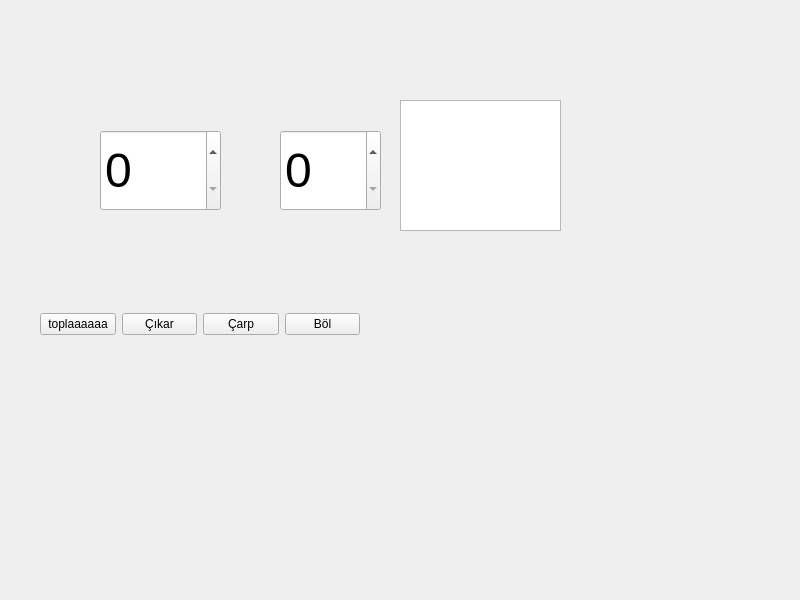
<?xml version="1.0" encoding="UTF-8"?>
<ui version="4.0">
 <class>Widget1</class>
 <widget class="QWidget" name="Widget1">
  <property name="geometry">
   <rect>
    <x>0</x>
    <y>0</y>
    <width>800</width>
    <height>600</height>
   </rect>
  </property>
  <property name="windowTitle">
   <string>Widget1</string>
  </property>
  <widget class="QTextBrowser" name="text3">
   <property name="geometry">
    <rect>
     <x>400</x>
     <y>100</y>
     <width>161</width>
     <height>131</height>
    </rect>
   </property>
   <property name="font">
    <font>
     <pointsize>48</pointsize>
    </font>
   </property>
   <property name="html">
    <string>&lt;!DOCTYPE HTML PUBLIC &quot;-//W3C//DTD HTML 4.0//EN&quot; &quot;http://www.w3.org/TR/REC-html40/strict.dtd&quot;&gt;
&lt;html&gt;&lt;head&gt;&lt;meta name=&quot;qrichtext&quot; content=&quot;1&quot; /&gt;&lt;style type=&quot;text/css&quot;&gt;
p, li { white-space: pre-wrap; }
&lt;/style&gt;&lt;/head&gt;&lt;body style=&quot; font-family:'MS Shell Dlg 2'; font-size:48pt; font-weight:400; font-style:normal;&quot;&gt;
&lt;p style=&quot;-qt-paragraph-type:empty; margin-top:0px; margin-bottom:0px; margin-left:0px; margin-right:0px; -qt-block-indent:0; text-indent:0px; font-size:8.25pt;&quot;&gt;&lt;br /&gt;&lt;/p&gt;&lt;/body&gt;&lt;/html&gt;</string>
   </property>
  </widget>
  <widget class="QSpinBox" name="spin1">
   <property name="geometry">
    <rect>
     <x>100</x>
     <y>130</y>
     <width>121</width>
     <height>81</height>
    </rect>
   </property>
   <property name="font">
    <font>
     <pointsize>36</pointsize>
    </font>
   </property>
  </widget>
  <widget class="QSpinBox" name="spin2">
   <property name="geometry">
    <rect>
     <x>280</x>
     <y>130</y>
     <width>101</width>
     <height>81</height>
    </rect>
   </property>
   <property name="font">
    <font>
     <pointsize>36</pointsize>
    </font>
   </property>
  </widget>
  <widget class="QWidget" name="">
   <property name="geometry">
    <rect>
     <x>40</x>
     <y>312</y>
     <width>320</width>
     <height>25</height>
    </rect>
   </property>
   <layout class="QHBoxLayout" name="horizontalLayout">
    <item>
     <widget class="QPushButton" name="buton">
      <property name="text">
       <string>toplaaaaaa</string>
      </property>
     </widget>
    </item>
    <item>
     <widget class="QPushButton" name="pushButton">
      <property name="text">
       <string>Çıkar</string>
      </property>
     </widget>
    </item>
    <item>
     <widget class="QPushButton" name="pushButton_2">
      <property name="text">
       <string>Çarp</string>
      </property>
     </widget>
    </item>
    <item>
     <widget class="QPushButton" name="pushButton_3">
      <property name="text">
       <string>Böl</string>
      </property>
     </widget>
    </item>
   </layout>
  </widget>
 </widget>
 <resources/>
 <connections/>
</ui>
